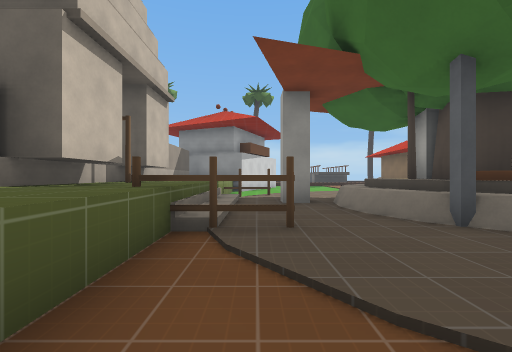
View 1 (above)

19 first-person views from a walk through a Godot game level. The camera is 1.3 m above the floor, looks level and sees 90° across. The floor is counted in squares, 2 m on a side. Each view is taken from the middle of a square. On the plan, view 1 faces up. The plan holds only what a view shows up to about 9 squares ahead; the rest is blank. The place goes on beyond the plan. Characters and animated objects are left out. Surface patterns are stand-ins for the level's own textures.

View 2
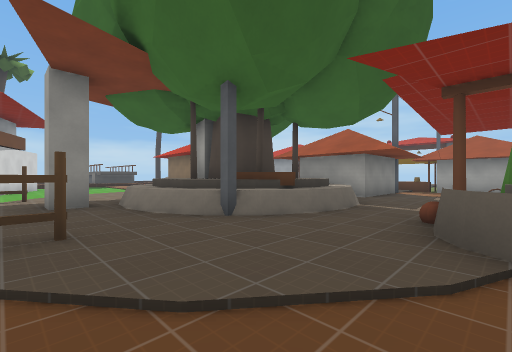

View 3
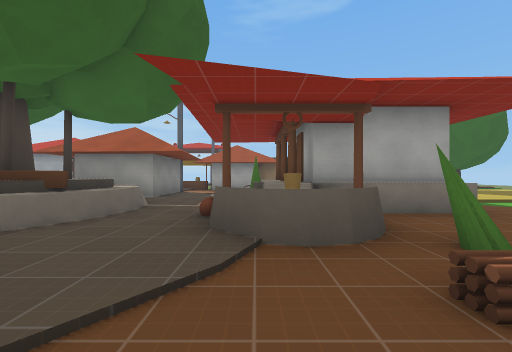

View 4
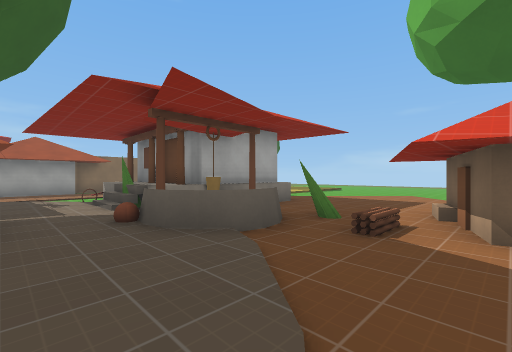

View 5
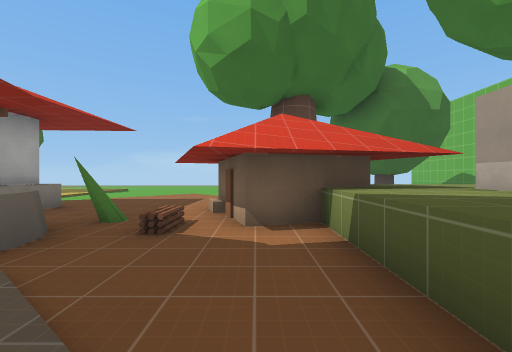

View 6
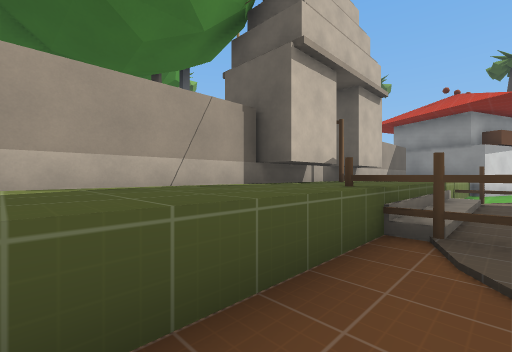

View 7
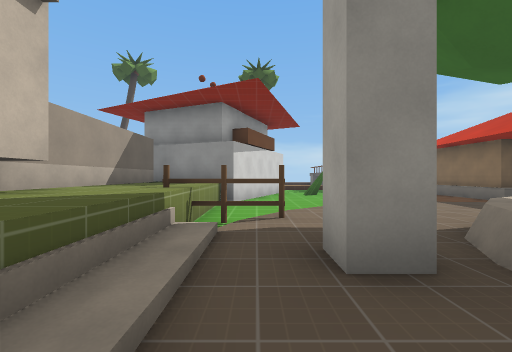

View 8
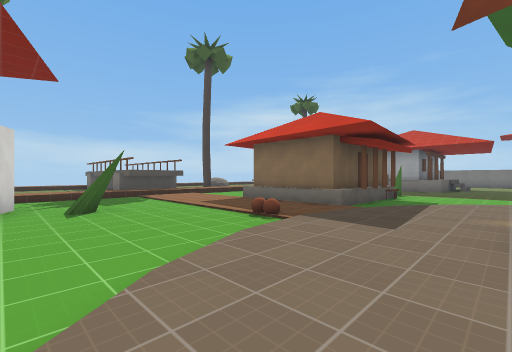

View 9
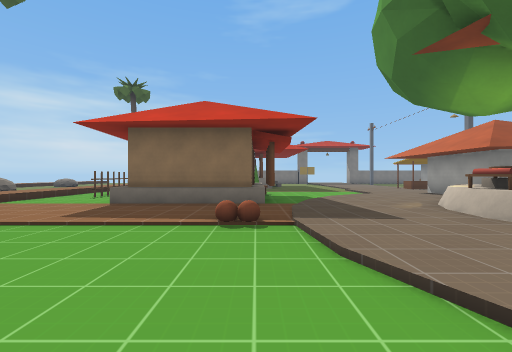

View 10
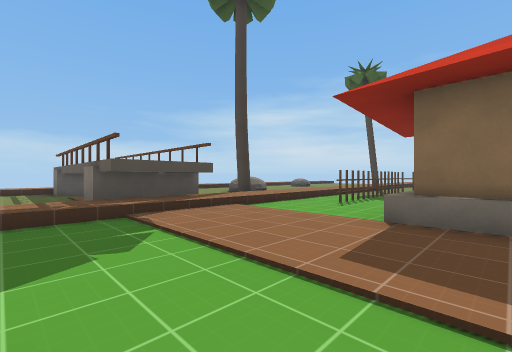

View 11
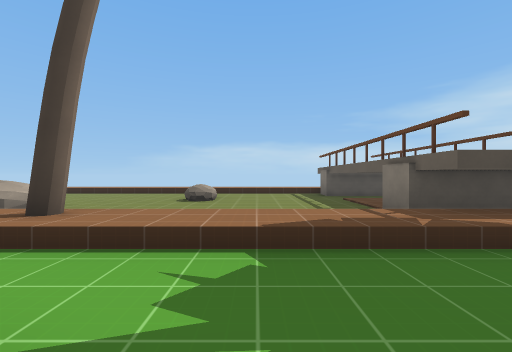

View 12
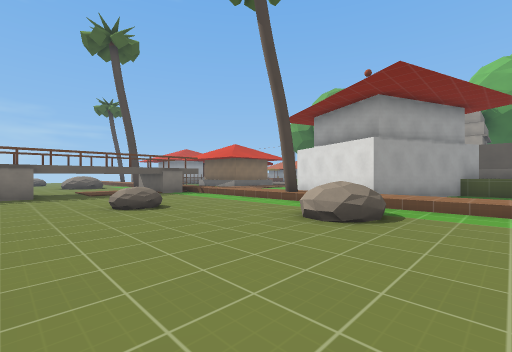

View 13
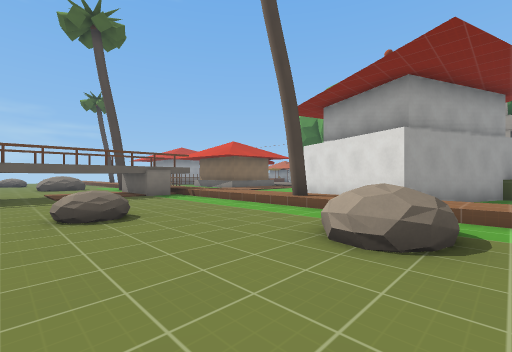

View 14
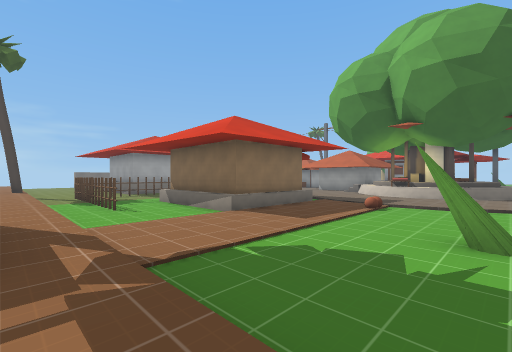

View 15
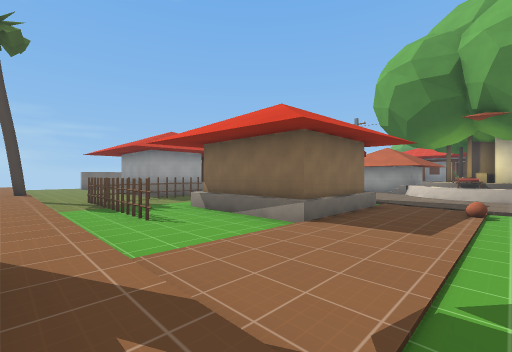

View 16
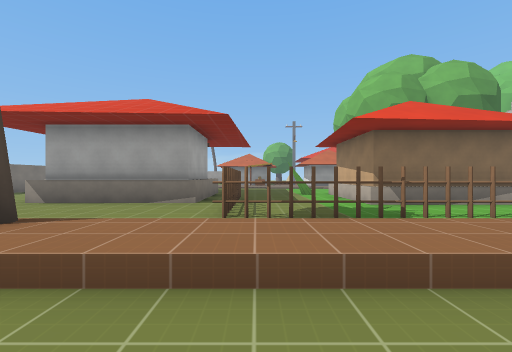

View 17
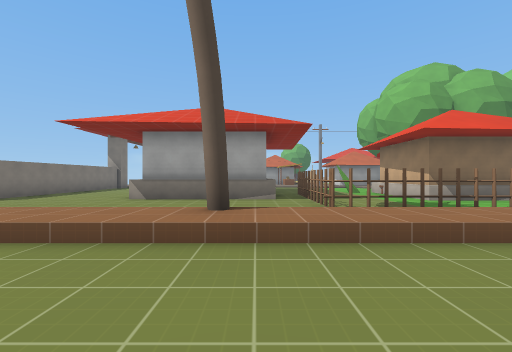

View 18
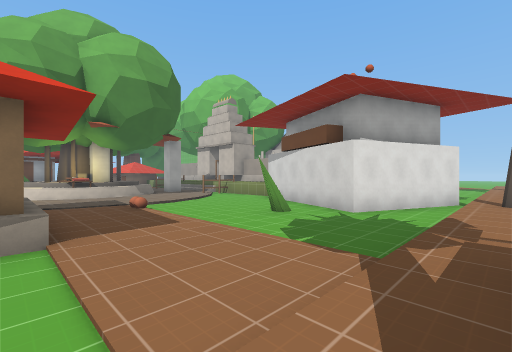

View 19
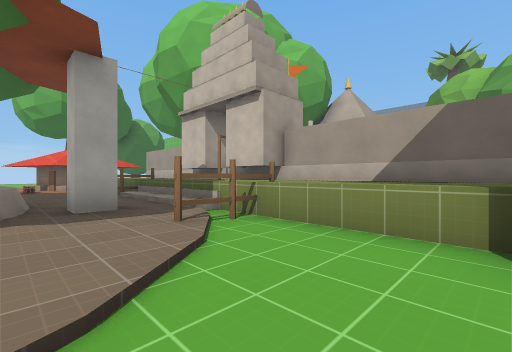

### Floor plan
Key: @ floor where view 1 was taken; # wall or solid block; x gap in a wall; . main floor; : floor 0.25 m higher than the main floor; / step, stairs or slope; = window, fence, low wall or low ledge; ^ raised ledge; F fence; H house.
Columns run from 5 left of view 1 to 22 right of it. Each row starts with its distance up from view 1.
 24 ..........#
 23 ..........##
 22 .....^^...#
 21 ..........#         .
 20 ..^.......#       ....
 19 ../.......## #   ......
 18 ::::#:::::^^:::::::::#::
 17 .........................
 16    ###........#x#x#.......
 15  .#  ##...........#........
 14 ..#  #.#....HHHH..=........#
 13 ^## ##......HHHH...=####...#
 12   ###.......HHHH..=.#    ..#
 11   #^#.......HHHH... #
 10   #^^..//.../.....
  9   #^^./....../.....
  8   #^FF......../....
  7   #^^...=##=...
  6   =^^.#x####=..
  5   ^^^..=#######
  4   #^^..=####= #
  3   #^FF..====.##
  2   #^^........./.. ^
  1   #^^......../... #
  0   #^^@..^^.===..  #
 -1   #^^.=.^^####
 -2  ^^###=...#
 -3  ^^# ##...#
 -4       .....
 -5       ......
 -6       .......
 -7 ##    .......
 -8        ..

Positions as (right, up) in squares from view 1, and headings:
1: (0, 0), facing up
2: (0, 0), facing up-right
3: (0, 0), facing right
4: (0, 2), facing down-right
5: (0, 2), facing down
6: (0, 0), facing up-left
7: (0, 4), facing up
8: (1, 8), facing up-right
9: (1, 11), facing right
10: (3, 13), facing up-right
11: (2, 15), facing up
12: (-5, 24), facing down-right
13: (-4, 23), facing down-right
14: (2, 18), facing down-right
15: (4, 18), facing down-right
16: (13, 20), facing down
17: (15, 21), facing down
18: (7, 18), facing down-left
19: (2, 11), facing down-left
